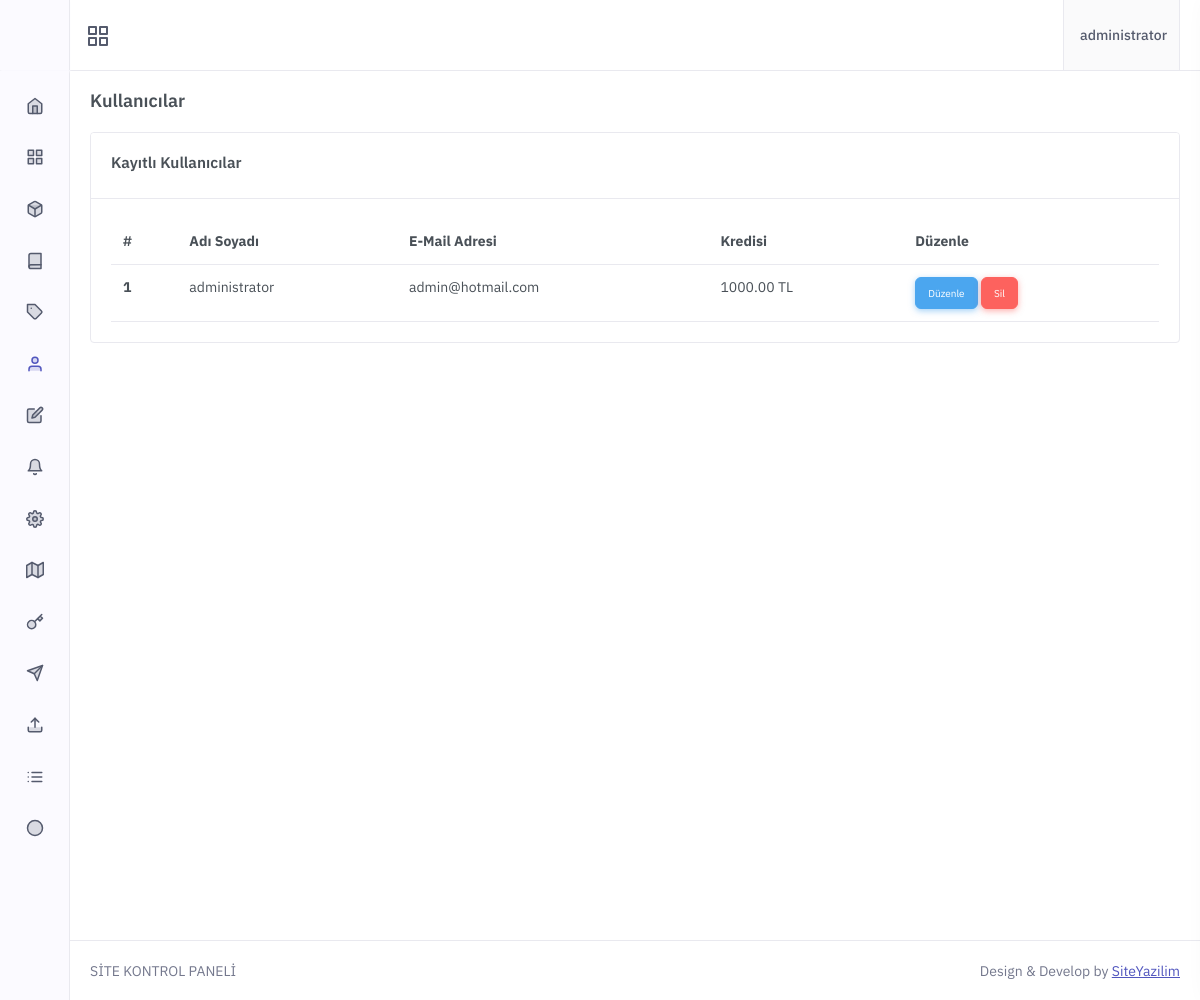
/Dosyalar/admin/a-uyeler.php (signed in), run on the app's committed database.
### tables this page shows
CREATE TABLE `uyeler` (
  `id` int(11) NOT NULL,
  `email` varchar(255) NOT NULL,
  `username` varchar(255) NOT NULL,
  `pass` varchar(255) NOT NULL,
  `telefon` varchar(50) NOT NULL,
  `yetki` enum('1','2') NOT NULL DEFAULT '1',
  `bakiye` decimal(20,2) NOT NULL DEFAULT 0.00,
  `tarih` datetime NOT NULL
);

### Dosyalar/admin/admin-header.php (called while the page is built, shortened)
<?php
 include'../baglan.php' ;
 if (isset($_SESSION["mail"])) {
 $mail  = $_SESSION["mail"];
 $kbilgi= $vt->query("select * from uyeler where email='$mail'")->fetch();
 if ($kbilgi["yetki"]>0) {
 }  else if($kbilgi["yetki"]==0){ header("Location:../logout.php"); } } elseif(!isset($_SESSION["mail"])){header("Location:admin-login.php");}
?>

### Dosyalar/admin/a-uyeler.php (the view, shortened to what this page needs)
<?php include 'admin-header.php'; if($kbilgi["yetki"] == 2){ ?>
<?php include 'admin-menu.php';?>
            <div class="main-content">
                <div class="page-content">
                    <div class="container-fluid">
                        <div class="row">
                            <div class="col-12">
                                <div class="page-title-box d-sm-flex align-items-center justify-content-between">
                                    <h4 class="mb-sm-0 font-size-18">Kullanıcılar</h4>
                                </div>
                            </div>
                        </div>
		  <div class="row">
                        <div class="col-xl-12">
                            <div class="card">
                                <div class="card-header">
                                    <h4 class="card-title">Kayıtlı Kullanıcılar</h4>
                                </div>
                                <div class="card-body">
                                    <div class="table-responsive">
                                        <table class="table mb-0">
                                            <thead>
                                                <tr>
                                                    <th>#</th>
                                                    <th>Adı Soyadı</th>
                                                    <th>E-Mail Adresi</th>
                                                    <th>Kredisi</th>
												   <th>Düzenle</th>
                                                </tr>
                                            </thead>
                                            <tbody>
<?php $uye  = $vt->query("select * from uyeler ORDER by id")->fetchAll(PDO::FETCH_ASSOC); foreach ($uye as $uye) {  ?>
                                                <tr>
                                                    <th scope="row"><?php echo $uye["id"] ?></th>
                                                    <td><?php echo $uye["username"] ?></td>
                                                    <td><?php echo $uye["email"] ?></td>
                                                    <td><?php echo $uye["bakiye"] ?> TL</td>
													<td>
						<a href="kullanici-duzenle.php?id=<?php echo $uye["id"] ?>" style="border-radius:6px;  font-size:10px;" class="btn btn-info">Düzenle</a>
						<a href="?id=<?php echo $uye["id"] ?>&uyesil=ok" style="border-radius:6px;  font-size:10px;" class="btn btn-danger">Sil</a>
						</td>
                                                </tr>
<?php } ?>
                                            </tbody>
                                        </table>
                                    </div>
                                </div>
                            </div>
                        </div>
				      </div>
                    </div>
                </div>
<?php include 'admin-footer.php'; } ?>

### Dosyalar/admin/admin-menu.php (shortened to what this page needs)
<!doctype html>
<html lang="tr">
    <head>
        <link href="../epin/admin/vs.css" rel="stylesheet" type="text/css" />
        <link rel="stylesheet" href="../epin/admin/pre.css" type="text/css" />
        <link href="../epin/admin/bootstrap.css" id="bootstrap-style" rel="stylesheet" type="text/css" />
        <link href="../epin/admin/icon.css" rel="stylesheet" type="text/css" />
		<link href="../epin/admin/all.css" rel="stylesheet" type="text/css" />
        <link href="../epin/admin/app.css" id="app-style" rel="stylesheet" type="text/css" />
		<link href="../epin/admin/font-awesome-4.1.0/css/font-awesome.min.css" rel="stylesheet" type="text/css">
    </head>
    <body>
        <div id="layout-wrapper">
            <header id="page-topbar">
                <div class="navbar-header">
                    <div class="d-flex">
                        <div class="navbar-brand-box">
                        </div>
                        <button type="button" class="btn btn-sm px-3 font-size-16 header-item" id="vertical-menu-btn">
                        </button>
                    </div>
                    <div class="d-flex">
                        <div class="dropdown d-inline-block">
                            <button type="button" class="btn header-item bg-soft-light border-start border-end" id="page-header-user-dropdown"
                            data-bs-toggle="dropdown" aria-haspopup="true" aria-expanded="false">
                                <span class="d-none d-xl-inline-block ms-1 fw-medium"><?php echo $kbilgi["username"];?></span>
                            </button>
                        </div>
                    </div>
                </div>
            </header>
            <div class="vertical-menu">
                <div data-simplebar class="h-100">
                    <div id="sidebar-menu">
                        <ul class="metismenu list-unstyled" id="side-menu">
                            <li>
                                <a href="index.php">
                                    <i data-feather="home"></i>
                                </a>
                            </li>
                            <li>
                                <a href="javascript: void(0);">
                                    <i data-feather="grid"></i>
                                </a>
                            </li>
                            <li>
                                <a href="javascript: void(0);">
                                    <i data-feather="box"></i>
                                </a>
                            </li>
                            <li>
                                <a href="javascript: void(0);">
                                    <i data-feather="book"></i>
                                </a>
                            </li>
					       <li>
                                <a href="a-siparisler.php">
                                    <i data-feather="tag"></i>
                                </a>
                            </li>
     <li>
                                <a href="a-uyeler.php">
                                    <i data-feather="user"></i>
                                </a>
                            </li>
     <li>
                                <a href="destek.php">
                                    <i data-feather="edit"></i>
                                </a>
                            </li>
     <li>
                                <a href="bildirimler.php">
                                    <i data-feather="bell"></i>
                                </a>
                            </li>
						         <li>
                                <a href="a-ayarlar.php">
                                    <i data-feather="settings"></i>
                                </a>
                            </li>
        <li>
                                <a href="sidebar-ekle.php">
                                    <i data-feather="map"></i>
                                </a>
                            </li>
						         <li>
                                <a href="kupon.php">
                                    <i data-feather="key"></i>
                                </a>
                            </li>
							     <li>
                                <a href="b-yorumlar.php">
                                    <i data-feather="send"></i>
                                </a>
                            </li>
							       <li>
                                <a href="dosya-yukle.php">
                                    <i data-feather="upload"></i>
                                </a>
                            </li>
					           <li>
                                <a href="banka.php">
                                    <i data-feather="list"></i>
                                </a>
                            </li>
           <li>
                                <a href="a-yuklemeler.php">
                                    <i data-feather="circle"></i>
                                </a>
                            </li>
                        </ul>
                    </div>
                </div>
            </div>

### data on the page
uyeler: username "administrator", id "1", email "admin@hotmail.com", bakiye "1000.00"
